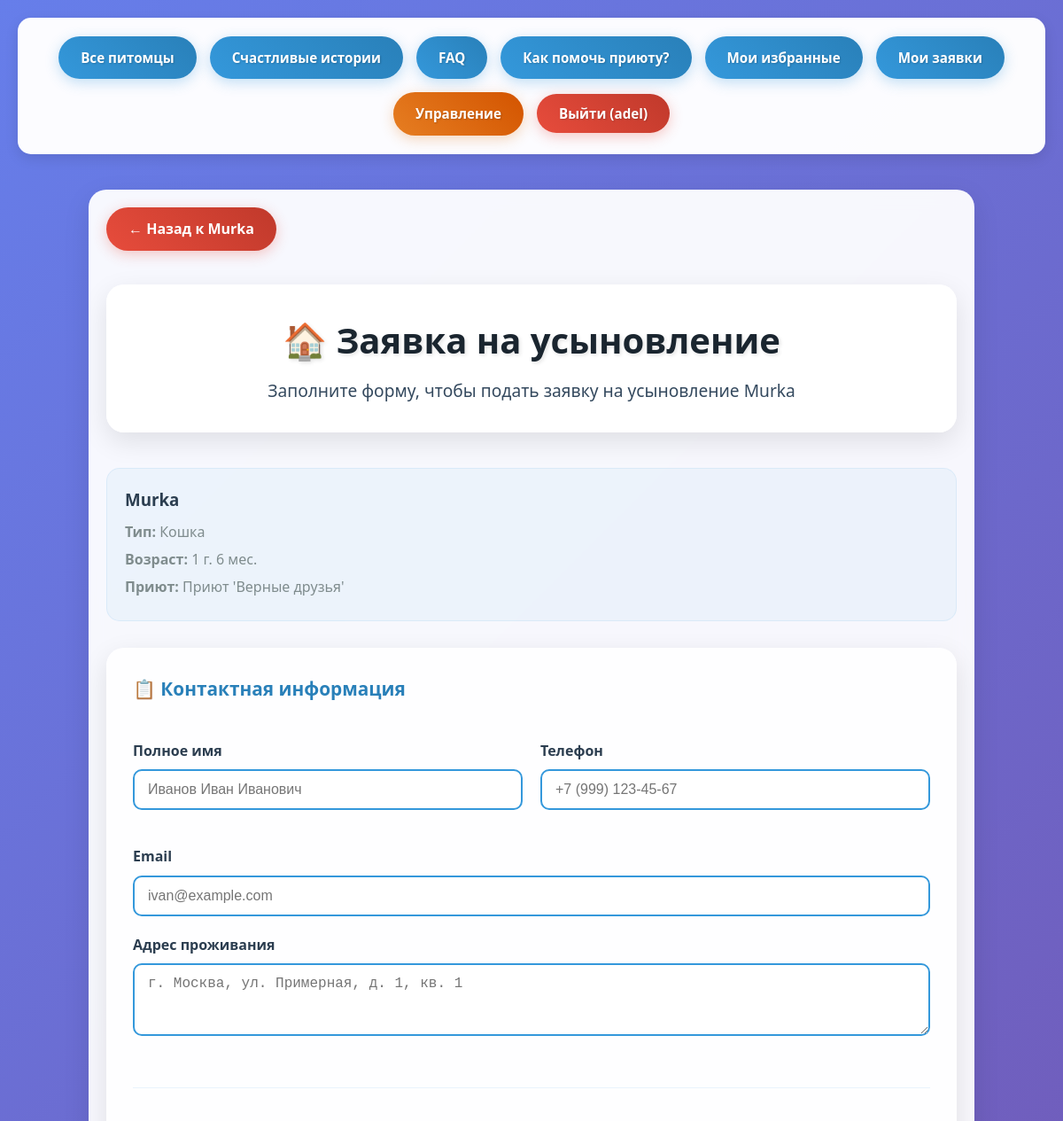
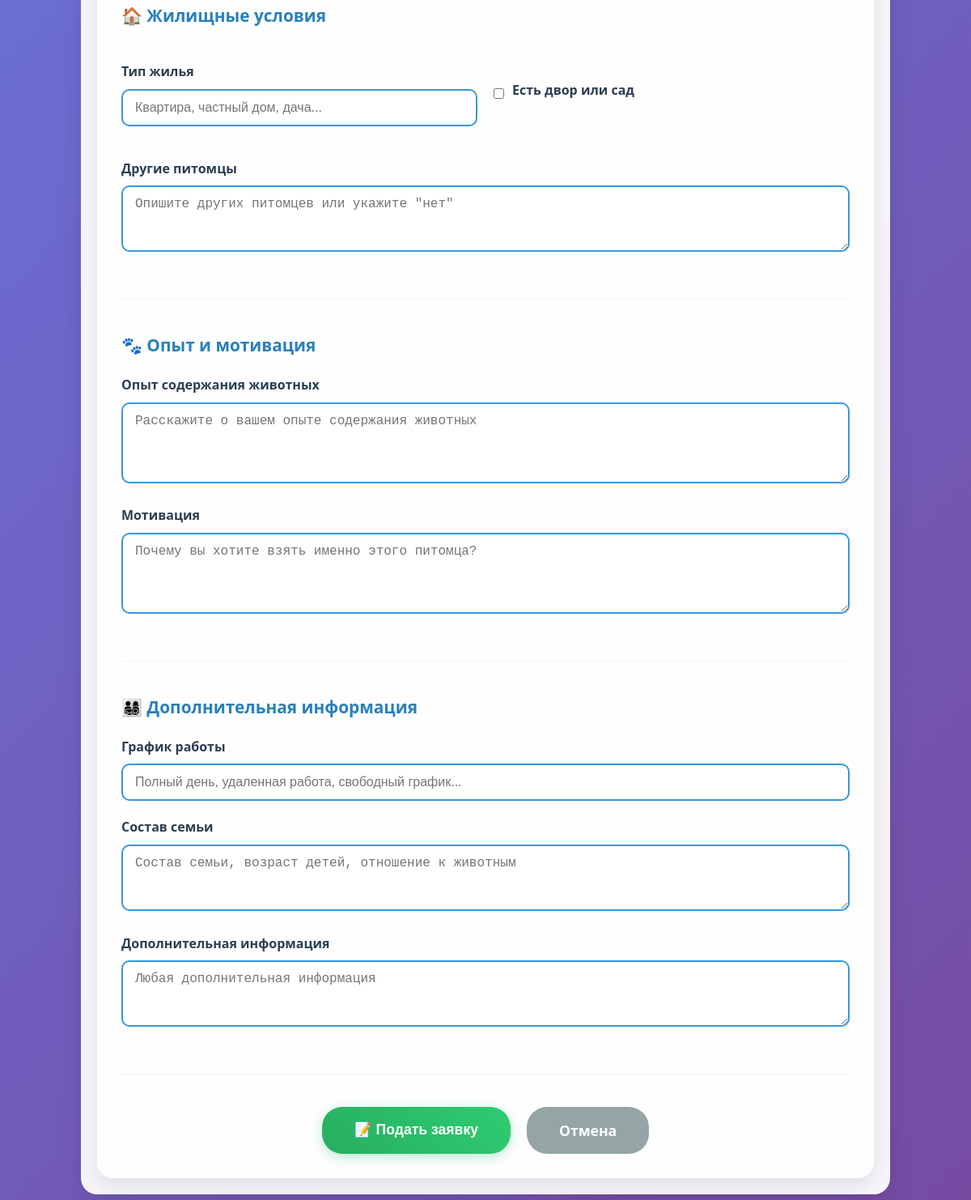
Page /adopt/1/ (signed in) on the committed database (2 pictures, top to bottom).
### game/models.py (models this page shows, shortened)
class Pet(models.Model):
    name = models.CharField(max_length=100, verbose_name="Кличка")
    age = models.PositiveIntegerField(verbose_name="Возраст (месяцы)")
    photo = models.ImageField(upload_to='pets/', verbose_name="Фотография")
    history = models.TextField(verbose_name="История питомца")
    character = models.TextField(verbose_name="Характер")
    special_needs = models.TextField(blank=True, verbose_name="Особенности")
    is_adopted = models.BooleanField(default=False, verbose_name="Усыновлен")
    date_added = models.DateTimeField(auto_now_add=True, verbose_name="Дата добавления")
    pet_type = models.ForeignKey(
        PetType,
        on_delete=models.CASCADE,
        verbose_name="Тип питомца"
    )
    shelter = models.ForeignKey(
        Shelter,
        on_delete=models.CASCADE,
        verbose_name="Приют"
    )
    class Meta:
        verbose_name = "Питомец"
        verbose_name_plural = "Питомцы"
        ordering = ['-date_added']
    @property
    def age_in_years(self):
        years = self.age // 12
        months = self.age % 12
        if years > 0:
            return f"{years} г. {months} мес."
        return f"{months} мес."

class PetType(models.Model):
    name = models.CharField(max_length=50, verbose_name="Тип питомца")
    description = models.TextField(blank=True, verbose_name="Описание")
    class Meta:
        verbose_name = "Тип питомца"
        verbose_name_plural = "Типы питомцев"

class Shelter(models.Model):
    name = models.CharField(max_length=200, verbose_name="Название приюта")
    address = models.TextField(verbose_name="Адрес")
    phone = models.CharField(max_length=20, verbose_name="Телефон")
    email = models.EmailField(verbose_name="Email")
    website = models.URLField(blank=True, verbose_name="Веб-сайт")
    description = models.TextField(verbose_name="Описание приюта")
    class Meta:
        verbose_name = "Приют"
        verbose_name_plural = "Приюты"

### game/views.py (the view)
# urls.py: path('adopt/<int:pet_id>/', adoption_application, name='adoption_application'),
@login_required
def adoption_application(request, pet_id):
    pet = get_object_or_404(Pet, id=pet_id)
    existing_application = AdoptionApplication.objects.filter(
        pet=pet, user=request.user
    ).first()
    if existing_application:
        messages.info(request, f'Вы уже подали заявку на {pet.name}. Статус: {existing_application.get_status_display()}')
        return redirect('pet_detail', pk=pet_id)
    if request.method == 'POST':
        form = AdoptionApplicationForm(request.POST)
        if form.is_valid():
            application = form.save(commit=False)
            application.pet = pet
            application.user = request.user
            application.save()
            messages.success(request, f'Заявка на усыновление {pet.name} подана! Мы свяжемся с вами в ближайшее время.')
            return redirect('pet_detail', pk=pet_id)
    else:
        form = AdoptionApplicationForm()
    return render(request, 'pets/adoption_application.html', {
        'pet': pet,
        'form': form
    })

### templates/pets/adoption_application.html (shortened to what this page needs)
{% load static %}
<!DOCTYPE html>
<html lang="ru">
<head>
    <link rel="stylesheet" href="{% static 'css/main.css' %}">
</head>
<body>
    <div class="container">
        {% include 'includes/nav.html' %}
        <div class="pet-detail-container">
            <a href="{% url 'pet_detail' pet.pk %}" class="back-btn">← Назад к {{ pet.name }}</a>
            <div class="header">
                <h1>🏠 Заявка на усыновление</h1>
                <p>Заполните форму, чтобы подать заявку на усыновление {{ pet.name }}</p>
            </div>
            <div class="adoption-pet-info">
                <div class="pet-summary">
                    <div class="pet-summary-details">
                        <h3>{{ pet.name }}</h3>
                        <p><strong>Тип:</strong> {{ pet.pet_type.name }}</p>
                        <p><strong>Возраст:</strong> {{ pet.age_in_years }}</p>
                        <p><strong>Приют:</strong> {{ pet.shelter.name }}</p>
                    </div>
                </div>
            </div>
            <form method="post" class="adoption-form">
                <div class="form-section">
                    <h3>📋 Контактная информация</h3>
                    <div class="form-row">
                        <div class="form-group">
                            <label for="{{ form.full_name.id_for_label }}">{{ form.full_name.label }}</label>
                            {{ form.full_name }}
                        </div>
                        <div class="form-group">
                            <label for="{{ form.phone.id_for_label }}">{{ form.phone.label }}</label>
                            {{ form.phone }}
                        </div>
                    </div>
                    <div class="form-group">
                        <label for="{{ form.email.id_for_label }}">{{ form.email.label }}</label>
                        {{ form.email }}
                    </div>
                    <div class="form-group">
                        <label for="{{ form.address.id_for_label }}">{{ form.address.label }}</label>
                        {{ form.address }}
                    </div>
                </div>
                <div class="form-section">
                    <h3>🏠 Жилищные условия</h3>
                    <div class="form-row">
                        <div class="form-group">
                            <label for="{{ form.housing_type.id_for_label }}">{{ form.housing_type.label }}</label>
                            {{ form.housing_type }}
                        </div>
                        <div class="form-group checkbox-group">
                            {{ form.has_yard }}
                            <label for="{{ form.has_yard.id_for_label }}">{{ form.has_yard.label }}</label>
                        </div>
                    </div>
                    <div class="form-group">
                        <label for="{{ form.other_pets.id_for_label }}">{{ form.other_pets.label }}</label>
                        {{ form.other_pets }}
                    </div>
                </div>
                <div class="form-section">
                    <h3>🐾 Опыт и мотивация</h3>
                    <div class="form-group">
                        <label for="{{ form.experience.id_for_label }}">{{ form.experience.label }}</label>
                        {{ form.experience }}
                    </div>
                    <div class="form-group">
                        <label for="{{ form.motivation.id_for_label }}">{{ form.motivation.label }}</label>
                        {{ form.motivation }}
                    </div>
                </div>
                <div class="form-section">
                    <h3>👨‍👩‍👧‍👦 Дополнительная информация</h3>
                    <div class="form-group">
                        <label for="{{ form.work_schedule.id_for_label }}">{{ form.work_schedule.label }}</label>
                        {{ form.work_schedule }}
                    </div>
                    <div class="form-group">
                        <label for="{{ form.family_members.id_for_label }}">{{ form.family_members.label }}</label>
                        {{ form.family_members }}
                    </div>
                    <div class="form-group">
                        <label for="{{ form.additional_info.id_for_label }}">{{ form.additional_info.label }}</label>
                        {{ form.additional_info }}
                    </div>
                </div>
                <div class="form-actions">
                    <button type="submit" class="btn-submit">📝 Подать заявку</button>
                    <a href="{% url 'pet_detail' pet.pk %}" class="btn-cancel">Отмена</a>
                </div>
            </form>
        </div>
    </div></body>
</html>

### templates/includes/nav.html (shortened to what this page needs)
<div class="nav">
    <a href="{% url 'pet_list' %}">Все питомцы</a>
    <a href="{% url 'happy_stories' %}">Счастливые истории</a>
    <a href="{% url 'faq' %}">FAQ</a>
    <a href="{% url 'help_info' %}">Как помочь приюту?</a>
    {% if user.is_authenticated %}
        <a href="{% url 'favorites' %}">Мои избранные</a>
        <a href="{% url 'my_applications' %}">Мои заявки</a>
        {% if user.is_staff %}
            <a href="/admin/" class="admin-link">Управление</a>
        {% endif %}
        <form method="post" action="{% url 'logout' %}" style="display: inline;">
            <button type="submit" class="logout-btn">Выйти ({{ user.username }})</button>
        </form>
    {% else %}
        <a href="{% url 'login' %}">Войти</a>
        <a href="{% url 'signup' %}">Регистрация</a>
    {% endif %}
</div>

### rows in the picture
Pet: name "Murka", pet_type.name "Кошка", age_in_years "1 г. 6 мес.", shelter.name "Приют 'Верные друзья'"

### other values in the picture
{{ user.username }} "adel"
